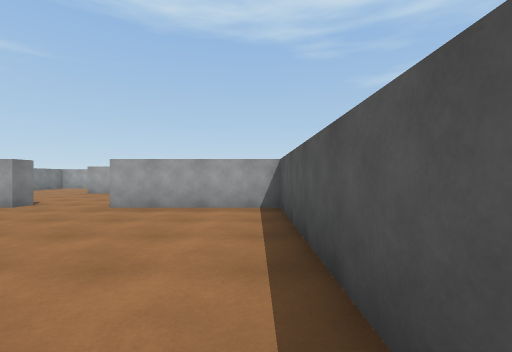
View 1 (above)

22 first-person views from a walk through a Unity game level. The camera is 1.3 m above the floor, looks level and sees 90° across. Doors are open. The floor is counted in squares, 2 m on a side. Each view is taken from the middle of a square. On the plan, view 1 faces up. The plan holds only what a view shows up to about 9 squares ahead; the rest is blank. The place goes on beyond the plan. The player character is not drawn. Surface patterns are stand-ins for the level's own textures.

View 2
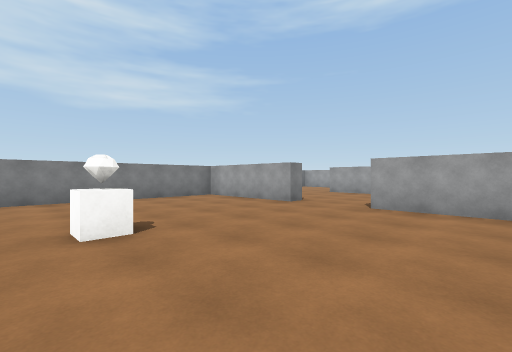

View 3
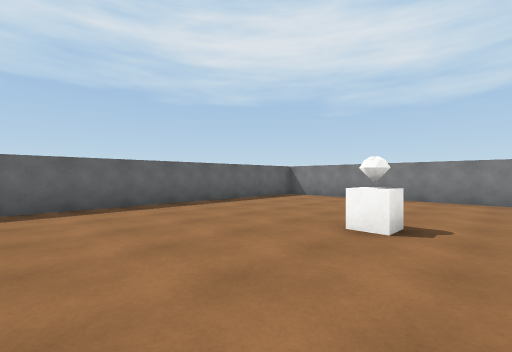

View 4
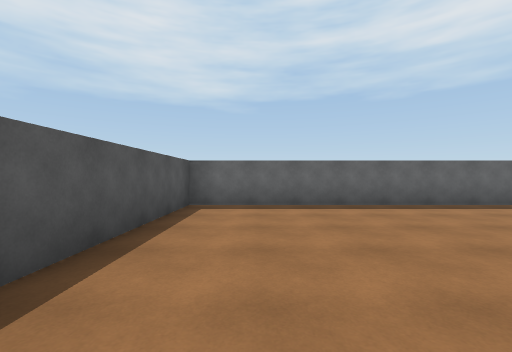

View 5
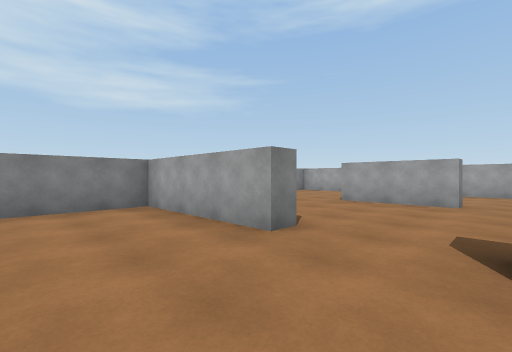

View 6
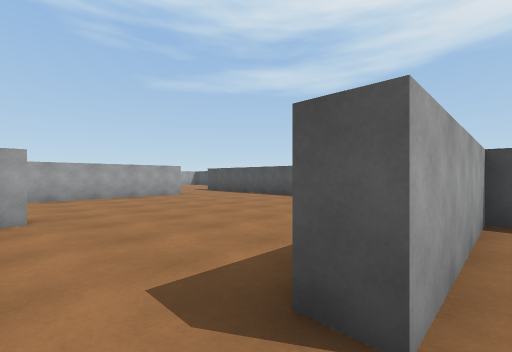

View 7
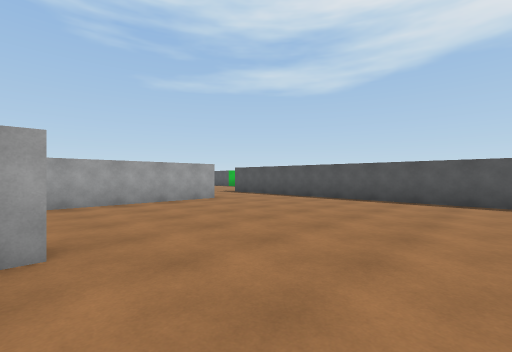

View 8
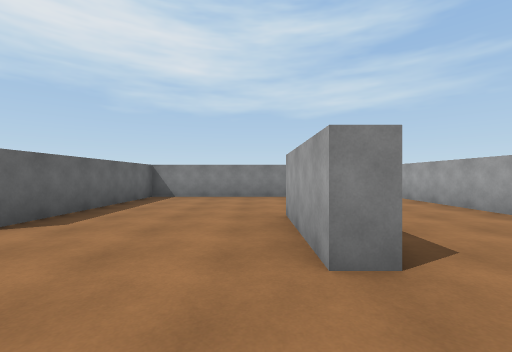

View 9
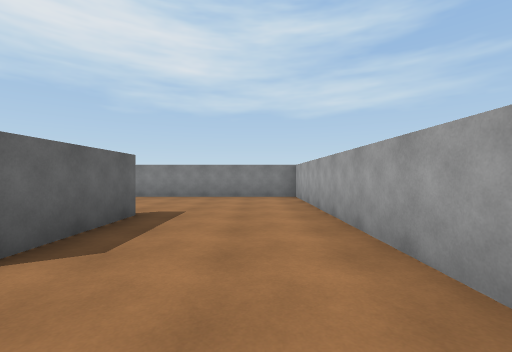

View 10
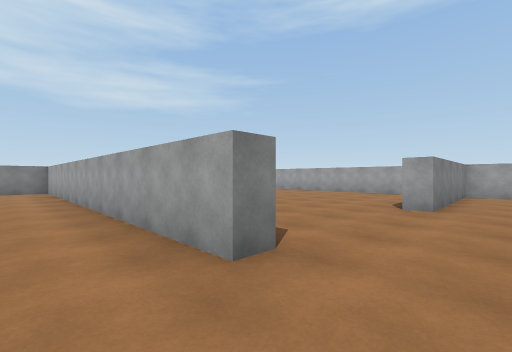

View 11
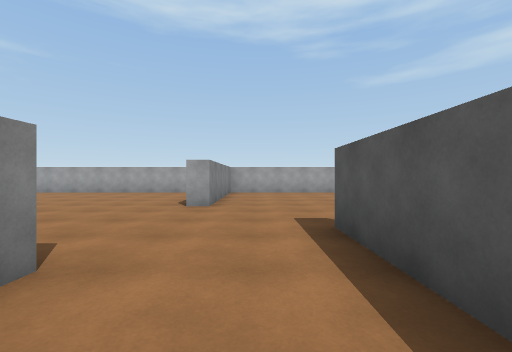

View 12
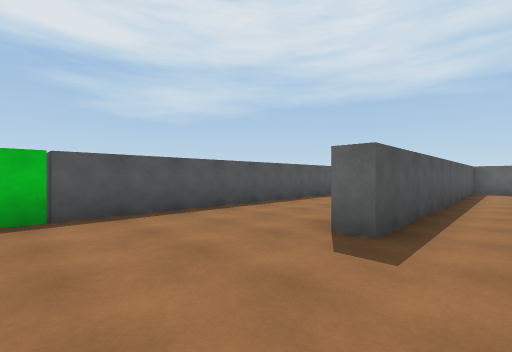

View 13
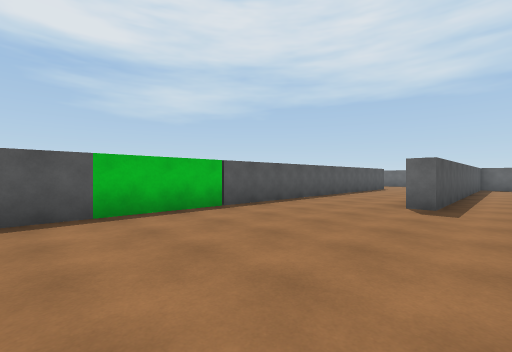

View 14
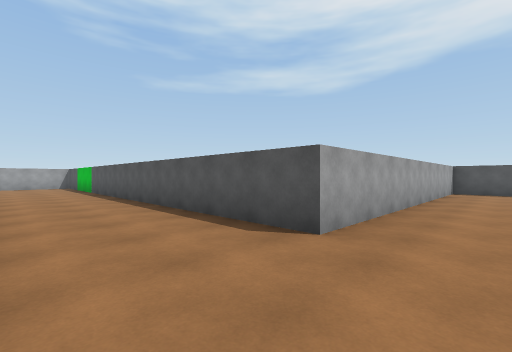

View 15
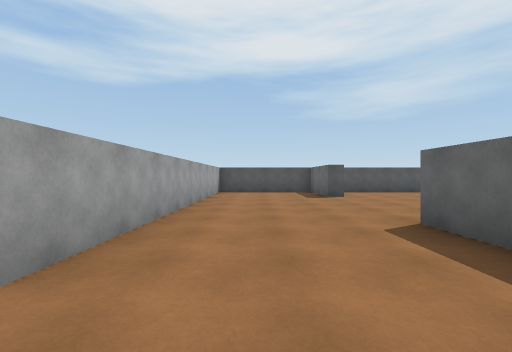

View 16
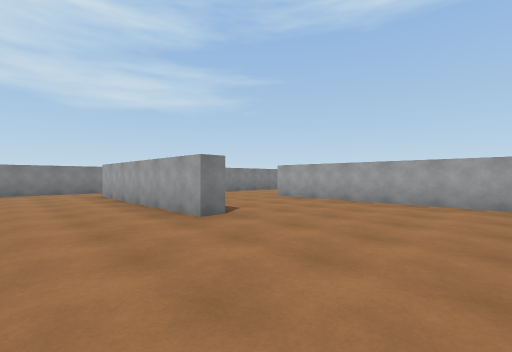

View 17
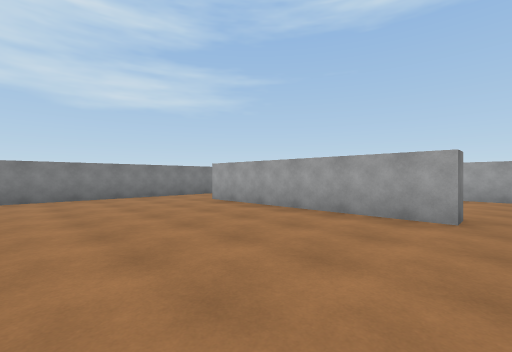

View 18
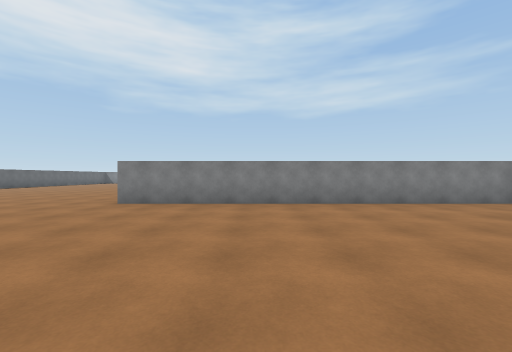

View 19
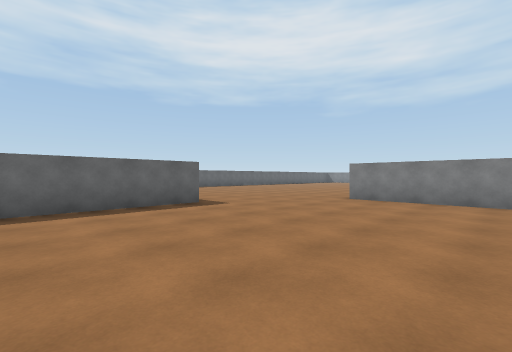

View 20
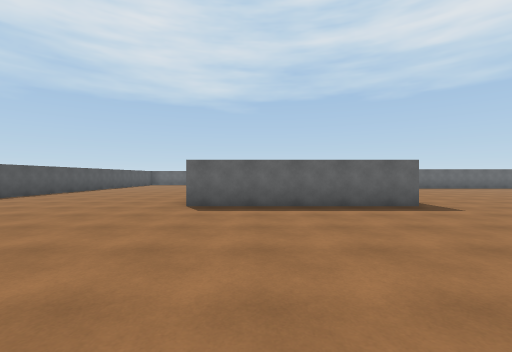

View 21
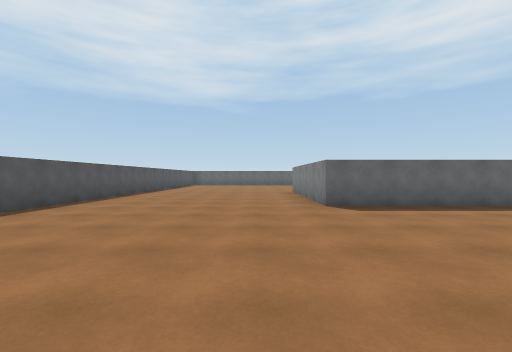

View 22
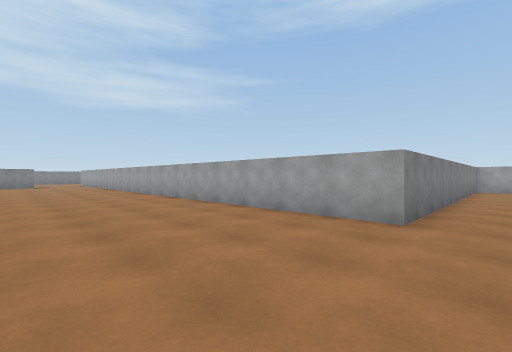

### Floor plan
Ten units are one square. View 1 is at (0, 0); x grows to the right and y downward. Boxes are objects, and circles mark ways between rooms. Rooms are numbered by the first view taken in them; rooms with no view inside come last. Other rooms are left out.
<svg viewBox="-105 -225 245 314">
<path fill="none" stroke="#000" d="M-50 -58 -50 -53 -85 -53 -85 32M-80 37 5 37 5 -53 -30 -53 -30 -58M-37 -101 -37 -95 -62 -95M-62 -100 -40 -100M5 -138 5 -133 -100 -133 -100 -58 -52 -58M20 -58 25 -58M30 -64 30 -152M72 -37 85 -37 85 -33 30 -33M10 -50 10 42 -70 42M45 65 95 65 95 84M130 -32 130 -37 135 -37M135 -75 65 -75 65 -210M30 -152 35 -152M20 -220 10 -220 10 -175"/>
<rect x="-45" y="-15" width="10" height="10" fill="#bbb"><title>other object</title></rect>
<circle cx="-40" cy="-60" r="3" fill="#2a7"/>
<text x="-40" y="-10">1</text>
<text x="-30" y="-100">2</text>
<text x="40" y="-10">3</text>
</svg>
Room 1 opens to room 2.

Where each view was taken, in squares from view 1:
view 1: 0 up, 0 right, facing up
view 2: 0 up, 1 left, facing up-left
view 3: 2 up, 1 left, facing down-left
view 4: 2 up, 1 left, facing down
view 5: 3 up, 3 left, facing up-left
view 6: 5 up, 4 left, facing up-right
view 7: 7 up, 4 left, facing up-right
view 8: 9 up, 2 left, facing left
view 9: 12 up, 2 left, facing left
view 10: 12 up, 2 right, facing up-left
view 11: 12 up, 2 right, facing up
view 12: 18 up, 2 right, facing down-right
view 13: 21 up, 2 right, facing down-right
view 14: 6 up, 4 right, facing up-right
view 15: 6 up, 5 right, facing right
view 16: 1 up, 12 right, facing up-left
view 17: 1 down, 9 right, facing up-left
view 18: 1 down, 7 right, facing left
view 19: 1 down, 8 right, facing down-left
view 20: 1 down, 8 right, facing down
view 21: 1 down, 11 right, facing down
view 22: 8 down, 2 right, facing up-left
